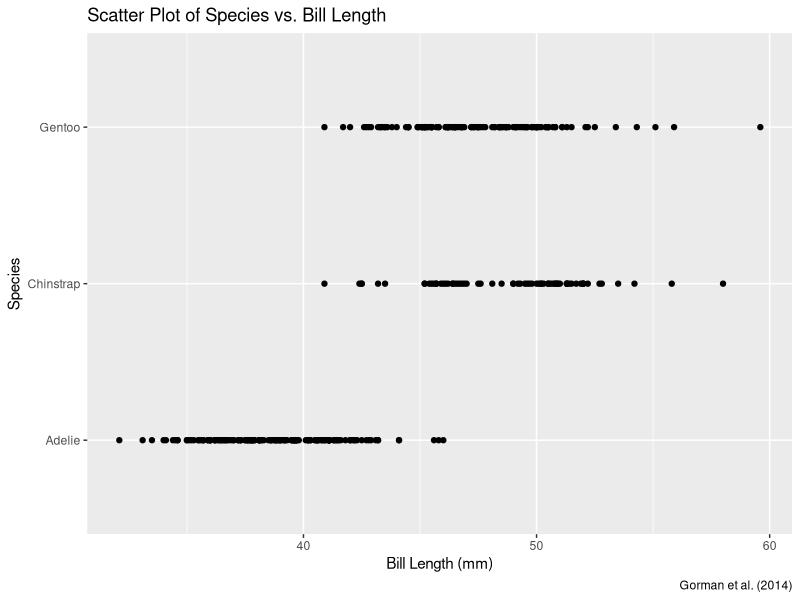

The R source for this figure:
## ---- chunk 1
#| label: load-libraries
#| message: false
library(tidyverse)
library(palmerpenguins)
library(ggplot2)
## ---- chunk 2
#| label: load-data
#| message: false
data("penguins", package = "palmerpenguins")
## ---- chunk 3
#| label: remove-missing
penguins_clean <- drop_na(penguins, bill_length_mm)
## ---- chunk 4
#| label: scatter-plot
#| echo: false
#| fig.width: 10
#| fig.height: 6

ggplot(penguins_clean, aes(x = bill_length_mm, y = species)) +
  geom_point() +
  labs(title = "Scatter Plot of Species vs. Bill Length",
       x = "Bill Length (mm)",
       y = "Species",
       caption = "Gorman et al. (2014)")
